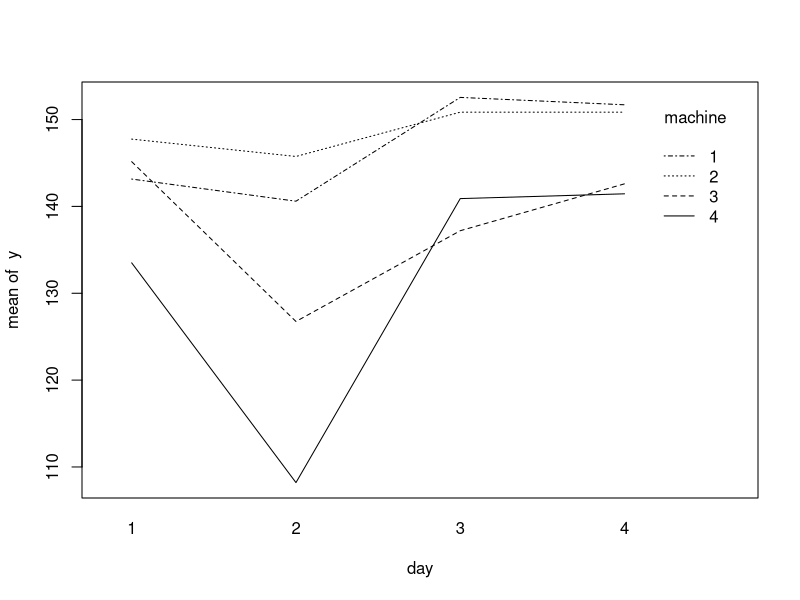

R code for this plot:
## Create data-set ####
## machine 1 machine 2 machine 3 machine 4
y <- c(142.3, 144.0, 148.6, 146.9, 142.9, 147.4, 133.8, 133.2, ## day 1
       134.9, 146.3, 145.2, 146.3, 125.9, 127.6, 108.9, 107.5, ## day 2
       148.6, 156.5, 148.6, 153.1, 135.5, 138.9, 132.1, 149.7, ## day 3
       152.0, 151.4, 149.7, 152.0, 142.9, 142.3, 141.7, 141.2) ## day 4
trigly <- data.frame(y = y, day = factor(rep(1:4, each = 8)),
                     machine = factor(rep(rep(1:4, each = 2), 1)))
str(trigly)

xtabs(~ day + machine, data = trigly)
with(trigly, interaction.plot(x.factor = day, trace.factor = machine, response = y))
